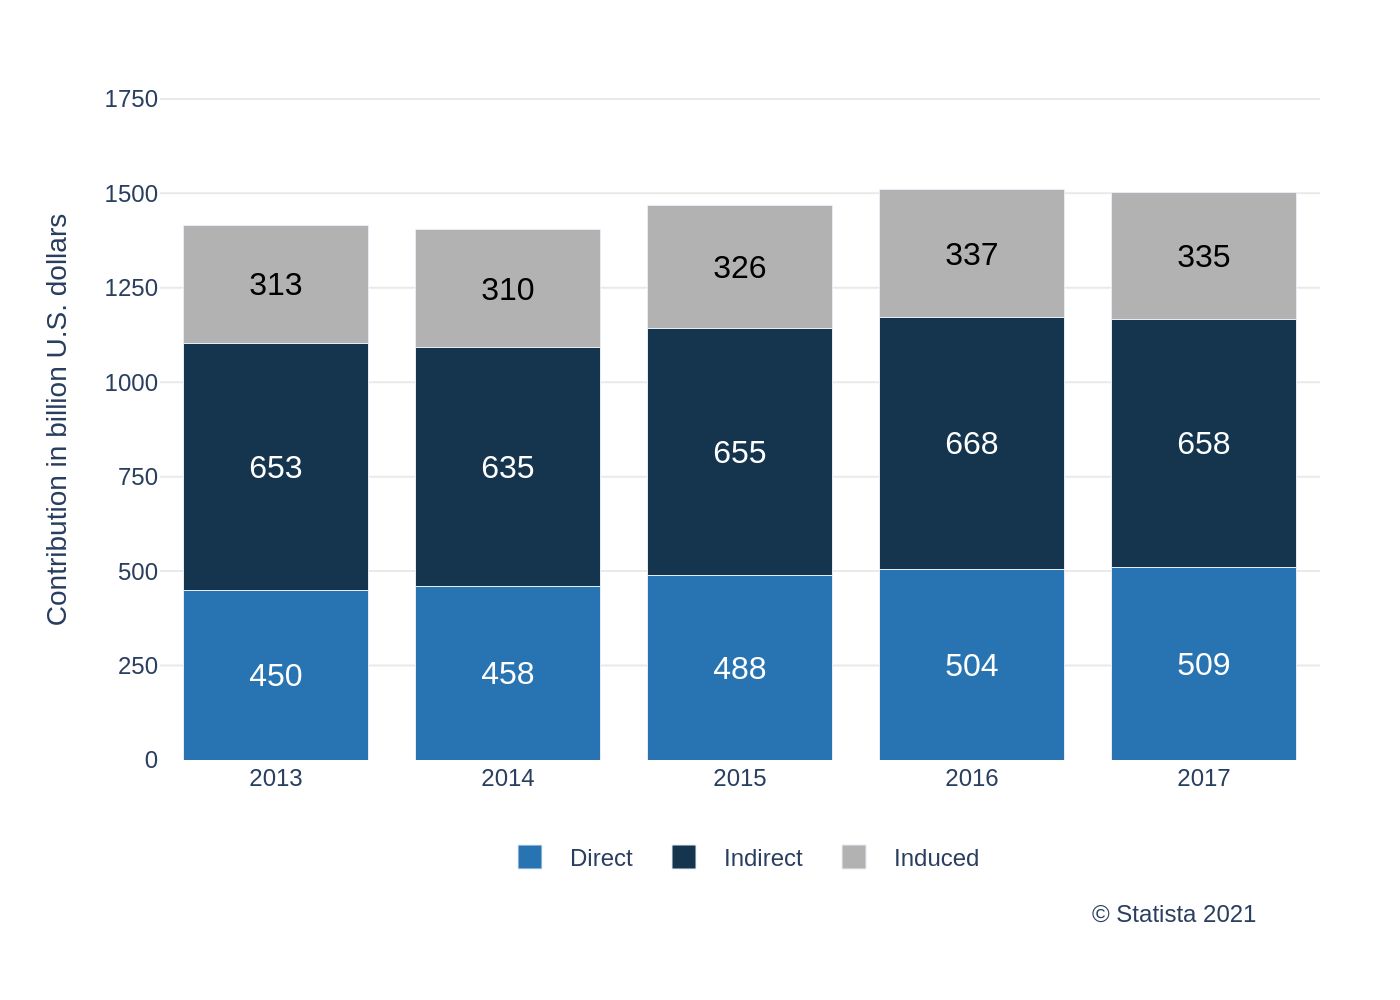

Recreate this plot in Python.
import sys
import json
import os
import plotly.graph_objects as go

if len(sys.argv) != 2:
    print("Usage: python <script_name>.py <json_file_path>")
    sys.exit(1)

json_file_path = sys.argv[1]

try:
    with open(json_file_path, 'r', encoding='utf-8') as f:
        chart_config = json.load(f)
except (FileNotFoundError, json.JSONDecodeError) as e:
    print(f"Error loading or parsing JSON file: {e}")
    sys.exit(1)

chart_data = chart_config['chart_data']
texts = chart_config['texts']
colors = chart_config['colors']

fig = go.Figure()

for i, series in enumerate(chart_data['series']):
    fig.add_trace(go.Bar(
        x=chart_data['categories'],
        y=series['data'],
        name=series['name'],
        marker_color=colors['bars'][i],
        text=series['data'],
        textposition='inside',
        insidetextanchor='middle',
        textfont=dict(
            family="Arial",
            size=16,
            color=colors['text_on_bar'][i]
        )
    ))

fig.update_layout(
    barmode='stack',
    title_text=texts.get('title'),
    font=dict(family="Arial", size=12),
    plot_bgcolor='white',
    paper_bgcolor='white',
    xaxis=dict(
        title_text=texts.get('x_axis_title'),
        showgrid=False,
        zeroline=False
    ),
    yaxis=dict(
        title_text=texts.get('y_axis_title'),
        range=[0, 1800],
        tickvals=[0, 250, 500, 750, 1000, 1250, 1500, 1750],
        showgrid=True,
        gridcolor='#e9e9e9',
        zeroline=False
    ),
    legend=dict(
        orientation="h",
        yanchor="top",
        y=-0.1,
        xanchor="center",
        x=0.5,
        traceorder='normal'
    ),
    margin=dict(l=80, r=40, t=40, b=120)
)

if texts.get('source'):
    fig.add_annotation(
        text=texts['source'],
        align='right',
        showarrow=False,
        xref='paper',
        yref='paper',
        x=0.95,
        y=-0.2,
        xanchor='right',
        yanchor='top',
        font=dict(family="Arial", size=12)
    )

base_filename = os.path.splitext(os.path.basename(json_file_path))[0]
output_filename = f"{base_filename}.png"

fig.write_image(output_filename, scale=2)
